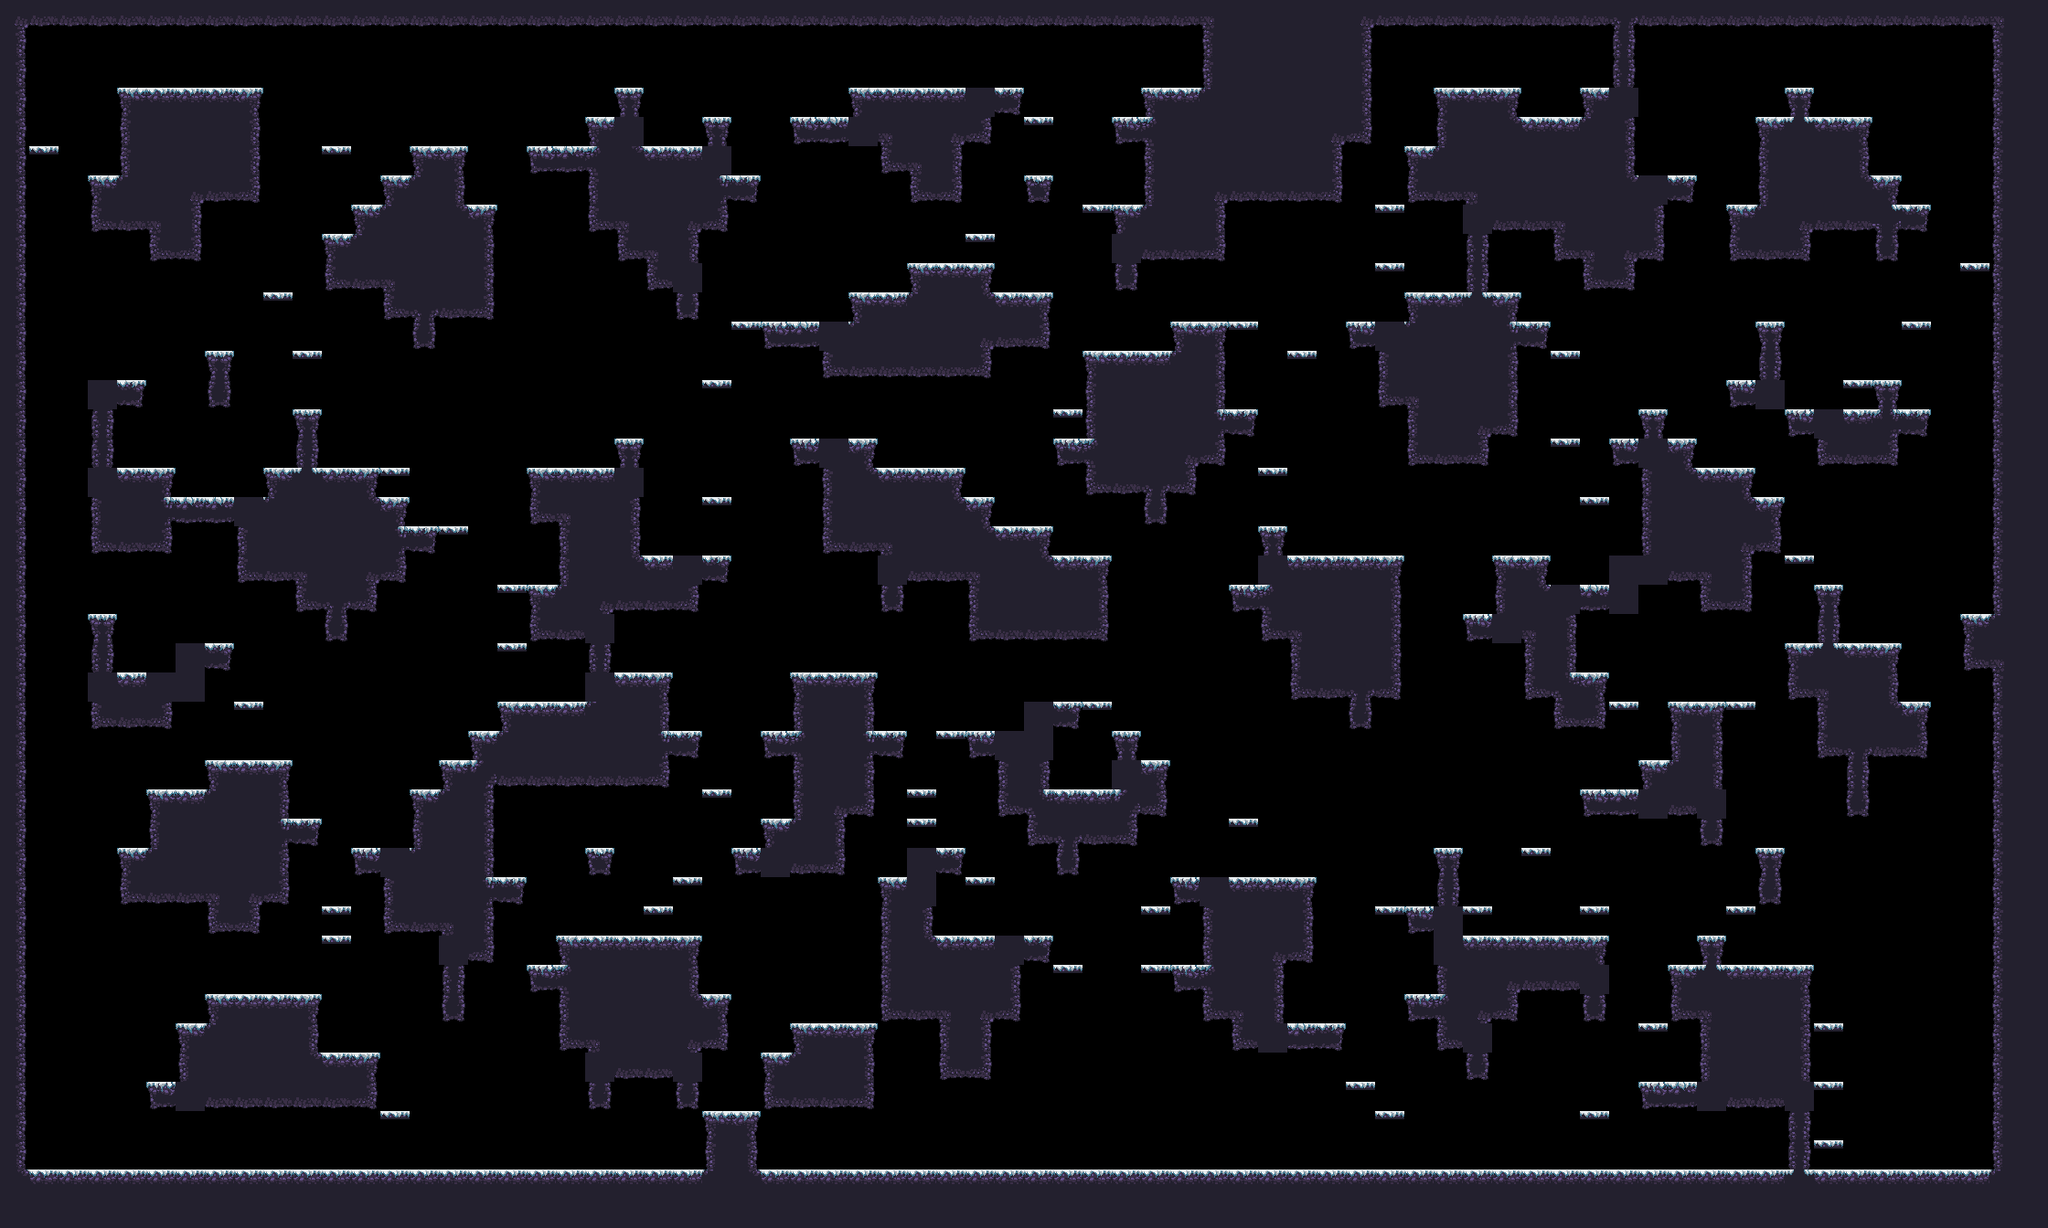

A 2D game scene composited from a Tiled map and its tileset images. What follows is a short description and the map's XML, with each tile layer's data collapsed to a summary:
An orthogonal 70x42 tile map with 32x32 px tiles, 1 tile layer (main) and 17 objects (9x spawn, spawnPlayer0, spawnCrown0, spawnPlayer1, spawnCrown1, ...).

<map compressionlevel="0" height="42" infinite="0" nextlayerid="3" nextobjectid="4" orientation="orthogonal" renderorder="right-down" tiledversion="1.3.2" tileheight="32" tilewidth="32" version="1.2" width="70">
 <tileset firstgid="1" source="forest_winter_tile_set.tsx" />
 <layer height="42" id="1" name="main" width="70">
  <data>[2940 cells, 1229 non-empty, 29 distinct tile ids]</data>
 </layer>
 <objectgroup id="2" name="objects"><object id="1" name="spawnPlayer0" x="96" y="144.0" /><object id="2" name="spawnCrown0" x="160" y="368.0" /><object id="3" name="spawnPlayer1" x="2016" y="80.0" /><object id="4" name="spawnCrown1" x="1920" y="80.0" /><object id="5" name="spawnPlayer2" x="96" y="1232.0" /><object id="6" name="spawnCrown2" x="128" y="1232.0" /><object id="7" name="spawnPlayer3" x="2080" y="1232.0" /><object id="8" name="spawnCrown3" x="2112" y="1232.0" /><object id="9" name="spawn" x="736" y="112.0" /><object id="10" name="spawn" x="1600" y="1232.0" /><object id="11" name="spawn" x="256" y="496.0" /><object id="12" name="spawn" x="480" y="112.0" /><object id="13" name="spawn" x="992" y="1232.0" /><object id="14" name="spawn" x="1568" y="272.0" /><object id="15" name="spawn" x="1088" y="240.0" /><object id="16" name="spawn" x="1728" y="592.0" /><object id="17" name="spawn" x="1376" y="1232.0" /></objectgroup></map>
